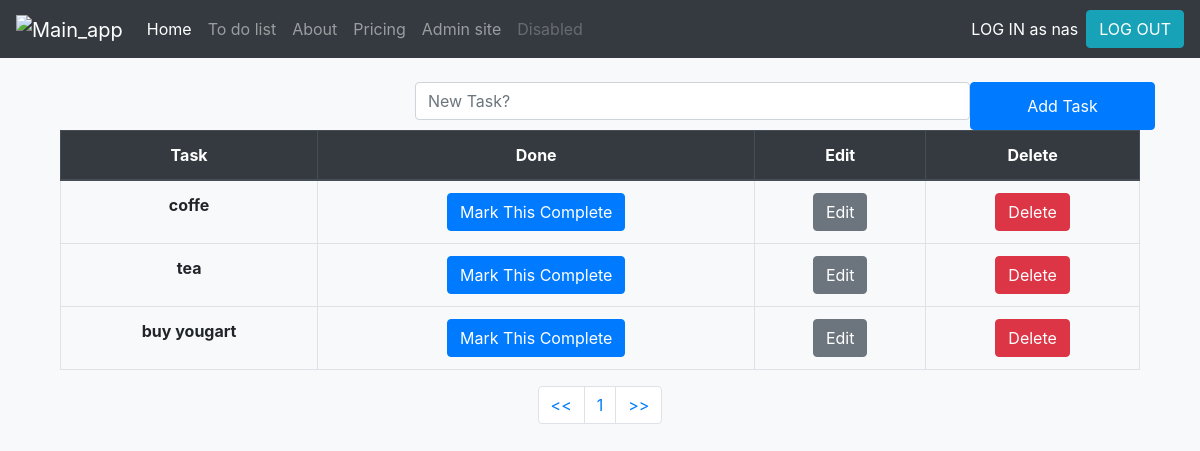
Page /Todolist/ (signed in) on the committed database.
### first_app/models.py (models this page shows, shortened)
class TaskList(models.Model):
    manage = models.ForeignKey(User, on_delete=models.CASCADE, default=None)
    task = models.CharField(max_length=300)
    done = models.BooleanField(default=False)

### first_app/views.py (the view)
# urls.py: path('', views.todolist, name='todolist'),
@login_required
def todolist(request):
    if request.method == "POST":
        form = TaskForm(request.POST or None)
        if form.is_valid():
            instance = form.save(commit=False)
            instance.manage = request.user
            instance.save()
        messages.success(request,("New Task Added"))
        return redirect('todolist')
    else:
        all_tasks = TaskList.objects.filter(manage=request.user)
        paginator = Paginator(all_tasks, 10)
        page = request.GET.get('pg')
        all_tasks = paginator.get_page(page)
    return render(request, 'todolist.html', {'all_tasks':all_tasks})

### first_app/templates/todolist.html (shortened to what this page needs)
{% extends 'base.html' %}
{% block content %}
 <div class = "container">
 <form method="POST" class="row">
  <label class="col-lg-4"></label>
  <input type="text" class="form-control col-lg-6" name="task" placeholder="New Task?">
  <button type="submit" class="btn btn-primary col-lg-2">Add Task</button>
 </form>
    <table class="table table-hover table-bordered text-center">
  <thead class="thead-dark">
    <tr>
      <th scope="col">Task</th>
      <th scope="col">Done</th>
      <th scope="col">Edit</th>
      <th scope="col">Delete</th>
    </tr>
  </thead>
  <tbody>
  {% if all_tasks %}
   {% for obj in all_tasks %}
    {% if obj.done %}
        <tr class="table-success">
          <th>{{ obj.task}}</th>
          <td><a href="{% url 'pending_task' obj.id %}"><button type="button" class="btn btn-secondary">Mark This Pending</button></a></td>
          <td><a href="{% url 'edit_task' obj.id %}"><button type="button" class="btn btn-secondary">Edit</button></a></td>
          <td><a href="{% url 'delete_task' obj.id %}"><button type="button" class="btn btn-danger">Delete</button></a></td>
        </tr>
    {% else %}
        <tr>
          <th>{{ obj.task}}</th>
          <td><a href="{% url 'complete_task' obj.id %}"><button type="button" class="btn btn-primary">Mark This Complete</button></a></td>
          <td><a href="{% url 'edit_task' obj.id %}"><button type="button" class="btn btn-secondary">Edit</button></a></td>
          <td><a href="{% url 'delete_task' obj.id %}"><button type="button" class="btn btn-danger">Delete</button></a></td>
        </tr>
    {% endif %}
   {% endfor %}
  {% endif %}
   </tbody>
  </table>
  <nav aria-label="Page navigation example">
  <ul class="pagination justify-content-center">
    <li class="page-item"><a class="page-link" href="?pg=1"><<</a></li>
    <li class="page-item"><a class="page-link" href="?pg={{ all_tasks.number }}">{{ all_tasks.number }}</a></li>
    <li class="page-item"><a class="page-link" href="?pg={{ all_tasks.paginator.num_pages }}">>></a></li>
  </ul>
</nav>
 </div>
{% endblock content %}

### templates/base.html (shortened to what this page needs)
{% load static %}
<!doctype html>
<html lang="en">
  <head>
    <link rel="stylesheet" href="https://stackpath.bootstrapcdn.com/bootstrap/4.4.1/css/bootstrap.min.css">
    <nav class="navbar navbar-expand-lg navbar-dark bg-dark">
  <a class="navbar-brand" href="{% url 'index' %}"><img src="{% static 'image/logo.png' %}"alt="Main_app"></a>
  <div class="collapse navbar-collapse" id="navbarNavAltMarkup">
    <div class="navbar-nav">
      <a class="nav-item nav-link active" href="{% url 'index' %}">Home <span class="sr-only">(current)</span></a>
      <a class="nav-item nav-link" href="{% url 'todolist' %}">To do list</a>
      <a class="nav-item nav-link" href="{% url 'about' %}">About</a>
      <a class="nav-item nav-link" href="{% url 'pricing' %}">Pricing</a>
      <a class="nav-item nav-link" href="{% url 'admin:index' %}"> Admin site </a>
      <a class="nav-item nav-link disabled" href="#" tabindex="-1" aria-disabled="true">Disabled</a>
    </div>
  </div>
  {% if user.is_authenticated %}
   <div class="form-inline my-2 my-lg-0">
     <div class="p-s bg-dark mr-2 text-white">LOG IN as {{ user.username }}</div>
     <a href="{% url 'logout' %} ">
     <button class="btn btn-info my-2 my-sm-0" type="submit">LOG OUT</button></a>
   </div>
  {% else %}
   <a href="{% url 'login' %} ">
        <button class="btn btn-success mr-2 my-2 my-sm-0" type="submit">LOG IN</button></a>
    <a href="{% url 'register' %} ">
        <button class="btn btn-primary my-2 my-sm-0" type="submit">REGISTER</button></a>
  {% endif %}
</nav>
  </head>
  <body class="bg-light">
  <div class="container">
{% block content %}
{% endblock content %}
  </div>
  </body>
</html>

### rows in the picture
TaskList: task "coffe"
TaskList: task "tea"
TaskList: task "buy yougart"

### other values in the picture
{{ user.username }} "nas"
{{ all_tasks.number }} "1"
